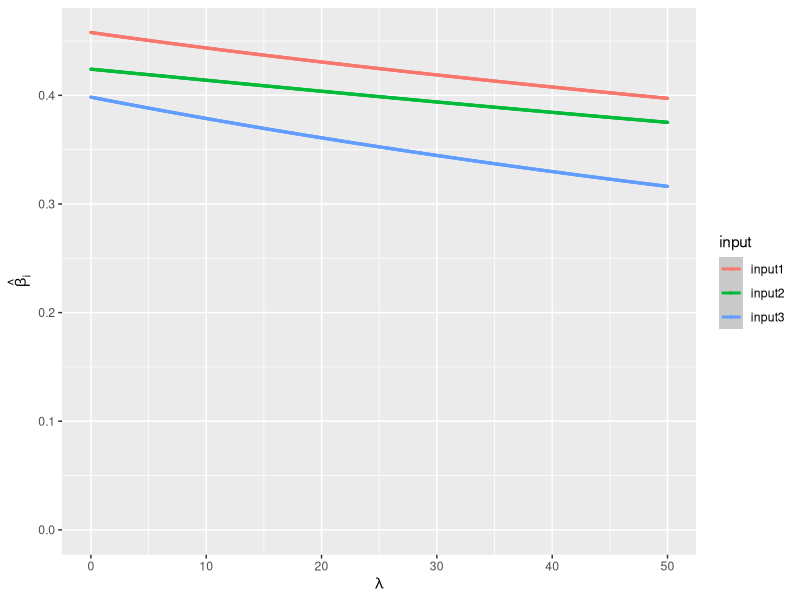

This chart was generated by the following R code:

# An attempt by Stephen to figure out what happens when you do ridge
# regression and have two closely-correlated variables. Do one or both of them
# get "zeroed-out" faster?

library(mvtnorm)
library(MASS)
library(ggplot2)
library(tidyr)

NUM.PTS <- 200
true.beta <- c(.4,.4,.4)
sigma <- matrix(c(
    1, .8,  0,
    .8, 1., 0,
    0,  0,  1), nrow=3)
inputs <- rmvnorm(NUM.PTS, mean=rep(0,3), sigma=sigma)
epsilon <- rnorm(NUM.PTS, 0, .5)
output <- inputs %*% true.beta + epsilon

results <- data.frame()
for (lambda in seq(0,50,.1)) {
    lm.ridge(output ~ inputs, lambda=lambda) -> lm.stuff
    results <- rbind(results,c(lambda,coef(lm.stuff)))
}
names(results) <- c("lambda","intercept",paste0("input",1:3))
results <- gather(results, input, coef, input1:input3)
p <- ggplot(results, aes(x=lambda,y=coef,color=input)) + 
    geom_point(size=.5) + 
    geom_smooth() +
    ylim(0,max(results$coef)) +
    xlab(expression(lambda)) +
    ylab(expression(hat(beta)[i]))
print(p)
